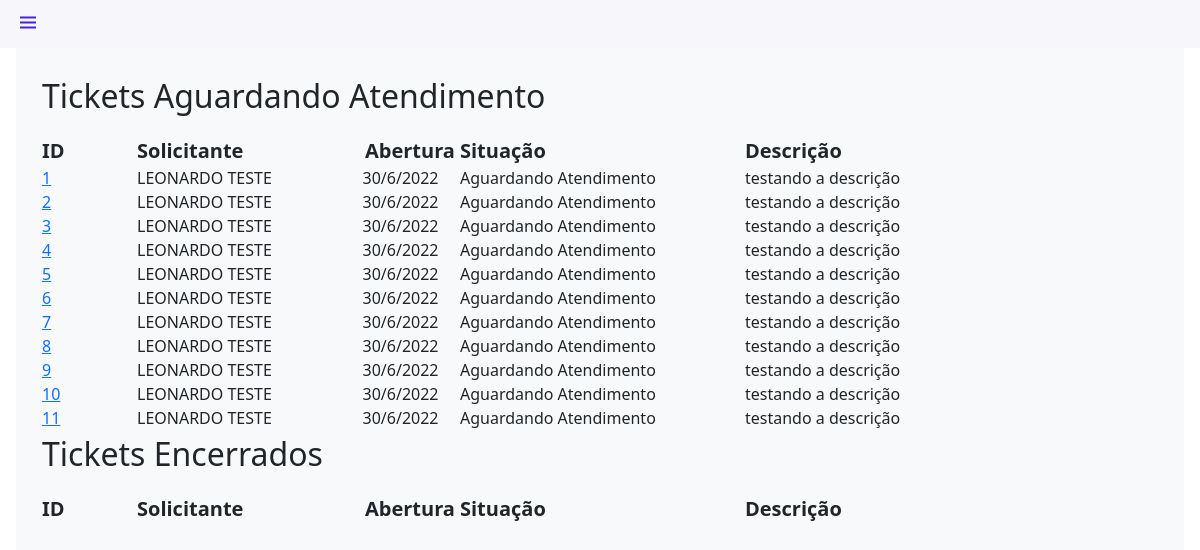
The app's page / (signed in), older data.
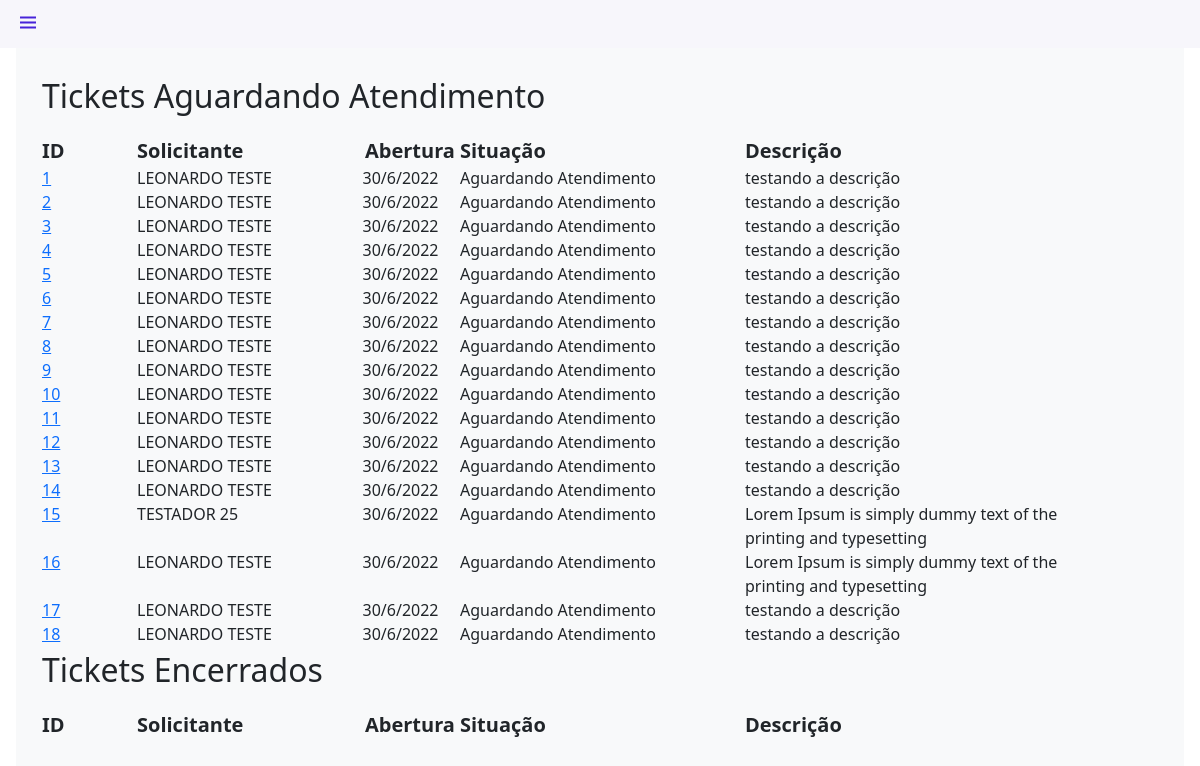
The same page, newer data.
### tickets/models.py (models this page shows, shortened)
class OpenTicketModel(models.Model):
    id_ticket = models.IntegerField('idticket', primary_key=True, auto_created=True, unique=True)
    nome = models.CharField('nome', max_length=50)
    email = models.EmailField('email', max_length=100)
    setor = models.CharField('Setor', max_length=50)
    tel_ramal = models.CharField('contato', max_length=50)
    titulo = models.CharField('titulo', max_length=100)
    dsticket = models.CharField('dschamado', max_length=1500)
    createDate = models.DateTimeField('createdate', default=timezone.now)
    status = models.FloatField(default=False)
    closeDate = models.DateTimeField('closeDate', default=timezone.now)

### tickets/views.py (the view)
# urls.py: path('', baseView, name='index'),
def baseView(request):
    if request.user.is_authenticated:
        tickets_list_ab = OpenTicketModel.objects.filter(status=0)
        tickets_list_en = OpenTicketModel.objects.filter(status=1)
        context_index = {
            'tickets_list': tickets_list_ab,
            'tickets_list_en': tickets_list_en,
        }
        return render(request, 'index.html', context_index)
    else:
        messages.error(request, 'Efetuar Login Para Continuar!')
        return redirect('auth')

### templates/index.html (shortened to what this page needs)
{% extends 'base.html' %}
{% load django_bootstrap5 %}
{% load static %}
{% block content %}
    <br>
    <br>
    <br>
    <div class="container">
        <p class="fs-2 fw-bolt">
            Tickets Aguardando Atendimento
        </p>
        <div class="row row-cols-5">
            <div class="col-1 fs-5 fw-bolder">ID</div>
            <div class="col fs-5 fw-bolder">Solicitante</div>
            <div class="col-1 fs-5 fw-bolder" >Abertura</div>
            <div class="col-3 fs-5 fw-bolder">Situação</div>
            <div class="col fs-5 fw-bolder">Descrição</div>
        </div>
        {% for tickets in tickets_list %}
        <div class="row row-cols-5">
            <div class="col-1">
                <a href="{% url 'ticket' tickets.id_ticket %}">{{ tickets.id_ticket }}</a>
            </div>
            <div class="col">
                {{ tickets.nome }}
            </div>
            <div class="col-1 d-flex justify-content-center">
                {{ tickets.createDate.date.day }}/{{ tickets.createDate.date.month }}/{{ tickets.createDate.date.year }}
            </div>
            <div class="col-3">
                Aguardando Atendimento
            </div>
            <div class="col col-lg-4">
                {{ tickets.dsticket }}
            </div>
        </div>
        {% endfor %}
    </div>
    <div class="container">
        <p class="fs-2 fw-bolt">
            Tickets Encerrados
        </p>
        <div class="row row-cols-5">
            <div class="col-1 fs-5 fw-bolder">ID</div>
            <div class="col fs-5 fw-bolder">Solicitante</div>
            <div class="col-1 fs-5 fw-bolder" >Abertura</div>
            <div class="col-3 fs-5 fw-bolder">Situação</div>
            <div class="col fs-5 fw-bolder">Descrição</div>
        </div>
    </div>
{% endblock %}

### templates/base.html (shortened to what this page needs)
{% load static %}
{% load django_bootstrap5 %}
<!DOCTYPE html>
<html lang="pt-br">
<head>
    <link rel="stylesheet" href="{% static 'css/styles.css' %}">
    <link rel="stylesheet" href="https://cdn.jsdelivr.net/npm/bootstrap@5.0.0-beta1/dist/css/bootstrap.min.css">
    <link rel="stylesheet" href="https://cdn.jsdelivr.net/npm/bootstrap@5.0.0-beta1/dist/js/bootstrap.bundle.min.js">
    <link rel="stylesheet" href="https://cdnjs.cloudflare.com/ajax/libs/jquery/3.2.1/jquery.min.js">
    <link rel="stylesheet" href="https://cdn.jsdelivr.net/npm/boxicons@latest/css/boxicons.min.css">
    <link rel="stylesheet" href="https://cdnjs.cloudflare.com/ajax/libs/font-awesome/4.0.3/css/font-awesome.css">
</head>
<body id="body-pd">
    <header class="header" id="header">
        <div class="header_toggle"> <i class='bx bx-menu' id="header-toggle"></i> </div>
        <div class="header_img">  </div>
    </header>
    <div class="height-100 bg-light">
        {% block content %}
        {% endblock %}
    </div>
</body>
</html>

### tickets/static/css/styles.css (style rules this page uses)
:root { --header-height: 3rem; --nav-width: 68px; --first-color: #4723D9; --first-color-light: #AFA5D9; --white-color: #F7F6FB; --body-font: 'Nunito', sans-serif; --normal-font-size: 1rem; --z-fixed: 100 }
body { position: relative; margin: var(--header-height) 0 0 0; padding: 0 1rem;font-family: var(--body-font); font-size: var(--normal-font-size); transition: .5s }
a { text-decoration: none }
.header { width: 100%; height: var(--header-height); position: fixed; top: 0; left: 0; display: flex; align-items: center; justify-content: space-between; padding: 0 1rem; background-color: var(--white-color); z-index: var(--z-fixed); transition: .5s }
.header_toggle { color: var(--first-color); font-size: 1.5rem; cursor: pointer }
.header_img { width: 35px; height: 35px; display: flex; justify-content: center; border-radius: 50%; overflow: hidden }
.height-100 { height:100vh }

Row changes from the older to the newer data that the page shows:
added OpenTicketModel: id_ticket "12", nome "LEONARDO TESTE", createDate.date.day "30", createDate.date.month "6", createDate.date.year "2022", dsticket "testando a descrição"
added OpenTicketModel: id_ticket "13", nome "LEONARDO TESTE", createDate.date.day "30", createDate.date.month "6", createDate.date.year "2022", dsticket "testando a descrição"
added OpenTicketModel: id_ticket "14", nome "LEONARDO TESTE", createDate.date.day "30", createDate.date.month "6", createDate.date.year "2022", dsticket "testando a descrição"
added OpenTicketModel: id_ticket "15", nome "TESTADOR 25", createDate.date.day "30", createDate.date.month "6", createDate.date.year "2022", dsticket "Lorem Ipsum is simply dummy text of the printing and typesetting"
added OpenTicketModel: id_ticket "16", nome "LEONARDO TESTE", createDate.date.day "30", createDate.date.month "6", createDate.date.year "2022", dsticket "Lorem Ipsum is simply dummy text of the printing and typesetting"
added OpenTicketModel: id_ticket "17", nome "LEONARDO TESTE", createDate.date.day "30", createDate.date.month "6", createDate.date.year "2022", dsticket "testando a descrição"
added OpenTicketModel: id_ticket "18", nome "LEONARDO TESTE", createDate.date.day "30", createDate.date.month "6", createDate.date.year "2022", dsticket "testando a descrição"
